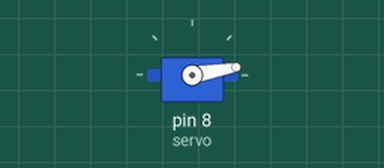
This sketch was run on a simulated Arduino Uno, built with avr-gcc and run on an emulated ATmega328P. Shown: servo.

Above: at 0.05 s.
At 6.85 s:
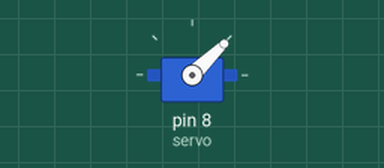
At 13.75 s:
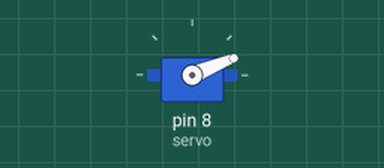
Timing chart, 0 to 20.8 s (numbered marks = the images above):
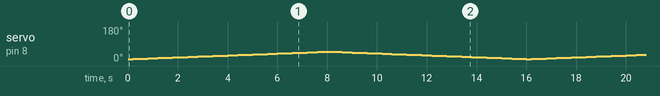

The sketch:

main.ino
```cpp
#include <Servo.h>

Servo servo;
int angle = 10;

void setup() {
  servo.attach(8);
  servo.write(angle);
}


void loop()
{
 // scan from 0 to 180 degrees
  for(angle = 10; angle < 50; angle++)
  {
    servo.write(angle);
    delay(200);
  }
  // now scan back from 180 to 0 degrees
  for(angle = 50; angle > 10; angle--)
  {
    servo.write(angle);
    delay(200);
  }
}
```
